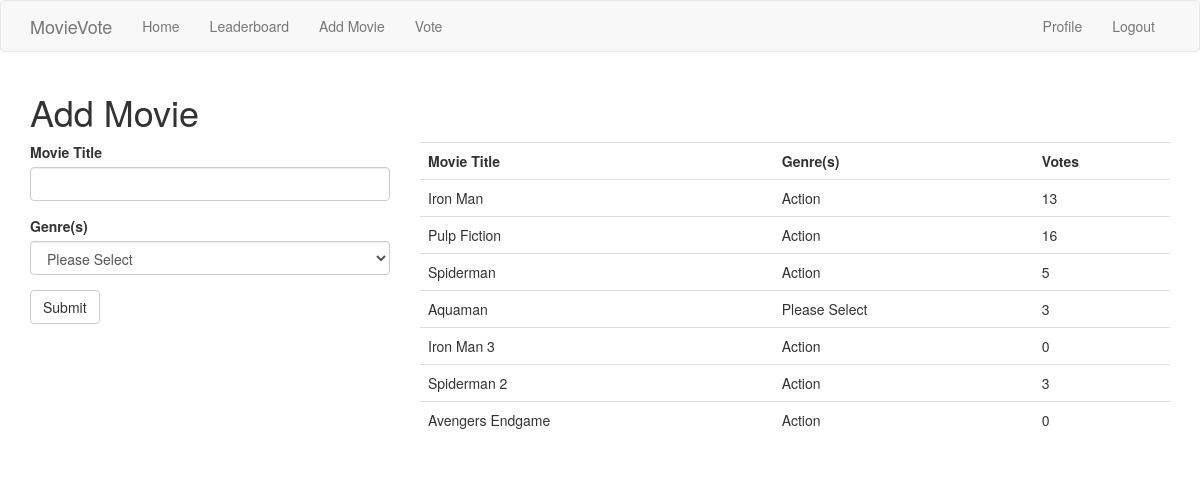
Page /add_movie (signed in) on the earlier database version.
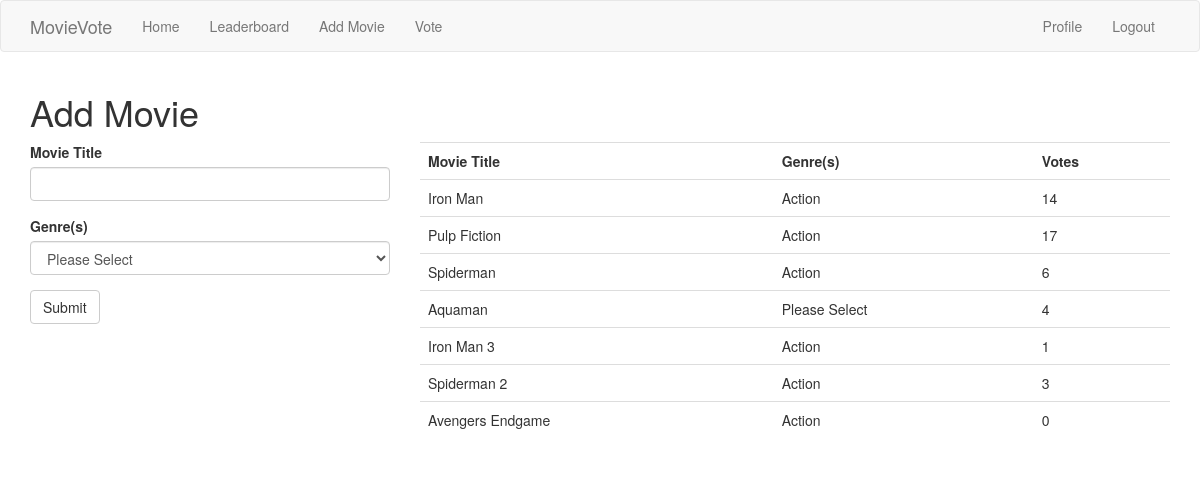
Same page on the later database version.
### app/models.py (models this page shows, shortened)
class Movie(db.Model):
    id = db.Column(db.Integer, primary_key=True)
    title = db.Column(db.String(50), index=True, unique=True)
    genre = db.Column(db.String(50))
    votes = db.Column(db.Integer)

### app/routes.py (the view)
@app.route('/add_movie', methods=['GET', 'POST'])
@login_required
def add_movie():
    form = CreateMovieForm()
    if form.validate_on_submit():
        new_movie = Movie(title=form.title.data, genre=form.genre.data, votes=0)
        db.session.add(new_movie)
        db.session.commit()
        flash('Congratulations, you are now added a new movie')
        return redirect(url_for('add_movie'))
    movie_list = Movie.query.all()
    return render_template('add_movie.html', title='Add Movie', movie_list=movie_list, form=form)

### app/forms.py (shortened to what this page needs)
class CreateMovieForm(FlaskForm):
    title = StringField('Movie Title', validators=[DataRequired()])
    genre = SelectField('Genre(s)', choices=[('Please Select', 'Please Select'), ('Action', 'action'), ('Comedy', 'comedy'), ('Drama', 'drama'), ('Horror', 'horror'), ('Adventure', 'adventure')])
    submit = SubmitField('Submit')

### app/models.py (called while the page is built)
@login.user_loader
def load_user(id):
    return User.query.get(int(id))

### app/routes.py (called while the page is built)
@app.before_request
def before_request():
    if current_user.is_authenticated:
        current_user.last_seen = datetime.utcnow()
        db.session.commit()

### app/templates/add_movie.html
{% extends "base.html" %}
{% import 'bootstrap/wtf.html' as wtf %}
{% block app_content %}
    <h1>Add Movie</h1>
    <div class="row">
        <div class="col-md-4">
            {{ wtf.quick_form(form) }}
        </div>
        <div class="col-md-8">
          <table class="table table-hover">
              <tr>
                <th>Movie Title</th>
                <th>Genre(s)</th>
                <th>Votes</th>
              </tr>
              {% for movie in movie_list %}
                  {% include '_movie_list.html' %}
              {% endfor %}
          </table>
        </div>
    </div>
{% endblock %}

### app/templates/_movie_list.html
<tr>
  <td>{{ movie.title }}</td>
  <td>{{ movie.genre }}</td>
  <td>{{ movie.votes }}</td>
</tr>

Differences in the rows shown:
changed Movie "Iron Man": votes "13" → "14"
changed Movie "Pulp Fiction": votes "16" → "17"
changed Movie "Spiderman": votes "5" → "6"
changed Movie "Aquaman": votes "3" → "4"
changed Movie "Iron Man 3": votes "0" → "1"
